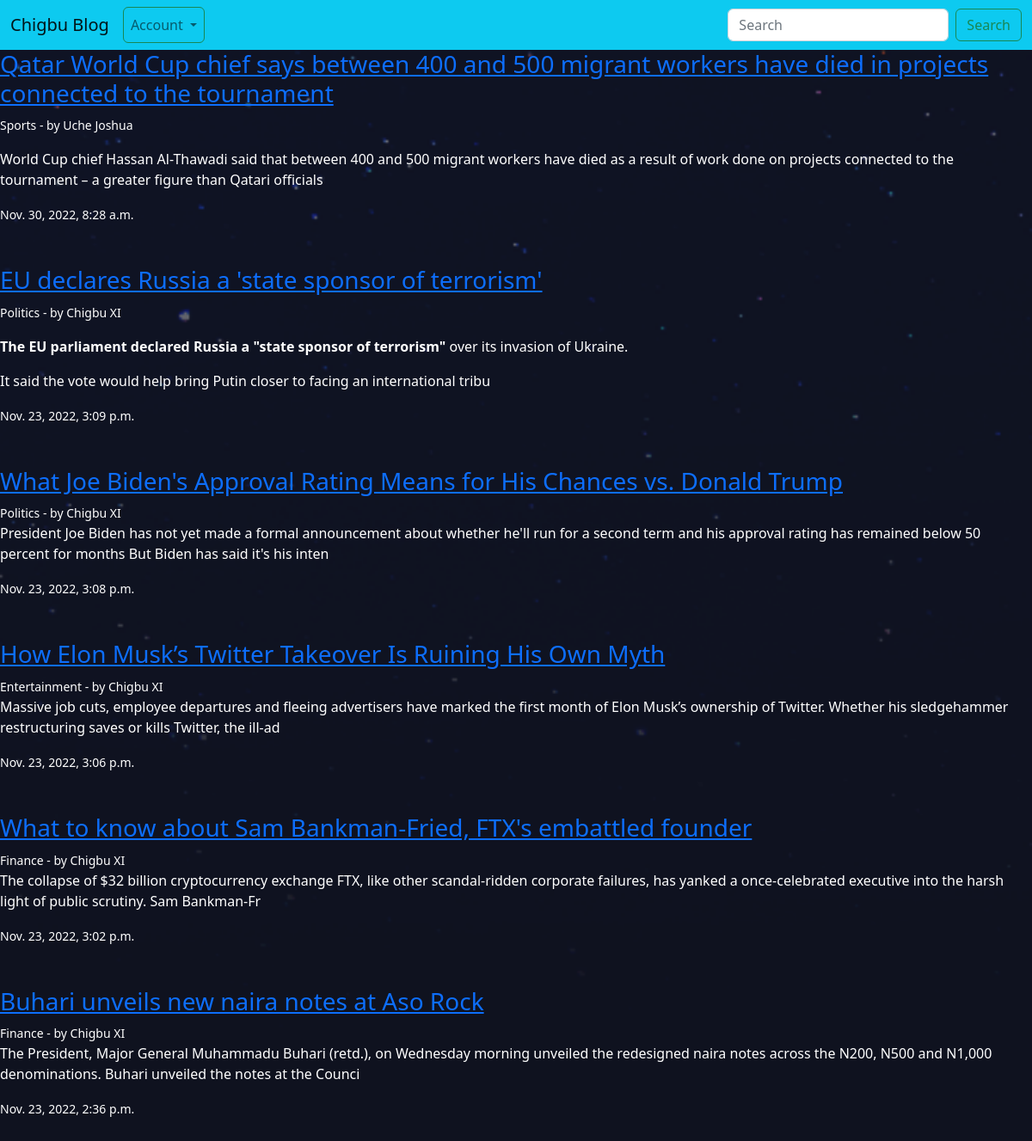
The page / on the database its author committed.
### blog/models.py (models this page shows, shortened)
class Reg(models.Model):
    title = models.CharField(max_length=255)
    title_tag = models.CharField(max_length=255)
    author = models.ForeignKey(User, on_delete=models.CASCADE)
    category = models.CharField(max_length=255)
    body = models.TextField()
    pub_date = models.DateTimeField(auto_now_add=True)

### blog/views.py (the view)
# urls.py: path('', Homeview.as_view(), name='home'),
class Homeview(ListView):
    model = Reg
    template_name = 'blog/home.html'
    ordering = '-pub_date'

### blog/templates/blog/home.html (shortened to what this page needs)
{% extends 'blog/navbar.html' %}
{% block content %}
{% for reg in object_list %}
        <h3>
            <a href="{% url 'details' reg.pk %}">
                {{ reg.title }}
            </a>
        </h3>
        <small>
            {{ reg.category }} - by {{ reg.author.first_name}} {{ reg.author.last_name}}
        </small>
        <p>
            {{reg.body|slice:"0:200"|safe}}
        </p>
        <small>{{ reg.pub_date }}</small>
    <br>
    <br>
    <br>
{% endfor %}
{% endblock %}

### blog/templates/blog/navbar.html (shortened to what this page needs)
{% load static %}
<!DOCTYPE html>
<html lang="en">
	<head>
		<link href="https://cdn.jsdelivr.net/npm/bootstrap@5.2.3/dist/css/bootstrap.min.css" rel="stylesheet">
	</head>
	<body>
		<nav class="navbar navbar-expand-lg bg-info">
			<div class="container-fluid">
			  	<a class="navbar-brand" href="{% url 'home' %}">Chigbu Blog</a>
			  	<div class="collapse navbar-collapse" id="navbarSupportedContent">
					<ul class="navbar-nav me-auto mb-2 mb-lg-0">
						<li class="nav-item dropdown">
							<a class="nav-link dropdown-toggle btn btn-outline-success" href="#" role="button" data-bs-toggle="dropdown" aria-expanded="false">
								Account
							</a>
						</li>
			 	 	</ul>
			  		<form class="d-flex" role="search">
						<input class="form-control me-2" type="search" placeholder="Search" aria-label="Search">
						<button class="btn btn-outline-success" type="submit">Search</button>
			  		</form>
				</div>
		  	</div>
		</nav>
		<div class="text-white">
			{% block content %}
			{% endblock %}
		</div>
	</body>
</html>

### rows shown on the page
Reg: title "Qatar World Cup chief says between 400 and 500 migrant workers have died in projects connected to the tournament", category "Sports", author.first_name "Uche", author.last_name "Joshua", body "World Cup chief Hassan Al-Thawadi said that between 400 and 500 migrant workers have died as a result of work done on projects connected to the tournament – a greater figure than Qatari officials", pub_date "Nov. 30, 2022, 8:28 a.m."
Reg: title "EU declares Russia a 'state sponsor of terrorism'", category "Politics", author.first_name "Chigbu", author.last_name "XI", body "The EU parliament declared Russia a \"state sponsor of terrorism\" over its invasion of Ukraine. It said the vote would help bring Putin closer to facing an international tribu", pub_date "Nov. 23, 2022, 3:09 p.m."
Reg: title "What Joe Biden's Approval Rating Means for His Chances vs. Donald Trump", category "Politics", author.first_name "Chigbu", author.last_name "XI", body "President Joe Biden has not yet made a formal announcement about whether he'll run for a second term and his approval rating has remained below 50 percent for months But Biden has said it's his inten", pub_date "Nov. 23, 2022, 3:08 p.m."
Reg: title "How Elon Musk’s Twitter Takeover Is Ruining His Own Myth", category "Entertainment", author.first_name "Chigbu", author.last_name "XI", body "Massive job cuts, employee departures and fleeing advertisers have marked the first month of Elon Musk’s ownership of Twitter. Whether his sledgehammer restructuring saves or kills Twitter, the ill-ad", pub_date "Nov. 23, 2022, 3:06 p.m."
Reg: title "What to know about Sam Bankman-Fried, FTX's embattled founder", category "Finance", author.first_name "Chigbu", author.last_name "XI", body "The collapse of $32 billion cryptocurrency exchange FTX, like other scandal-ridden corporate failures, has yanked a once-celebrated executive into the harsh light of public scrutiny. Sam Bankman-Fr", pub_date "Nov. 23, 2022, 3:02 p.m."
Reg: title "Buhari unveils new naira notes at Aso Rock", category "Finance", author.first_name "Chigbu", author.last_name "XI", body "The President, Major General Muhammadu Buhari (retd.), on Wednesday morning unveiled the redesigned naira notes across the N200, N500 and N1,000 denominations. Buhari unveiled the notes at the Counci", pub_date "Nov. 23, 2022, 2:36 p.m."
